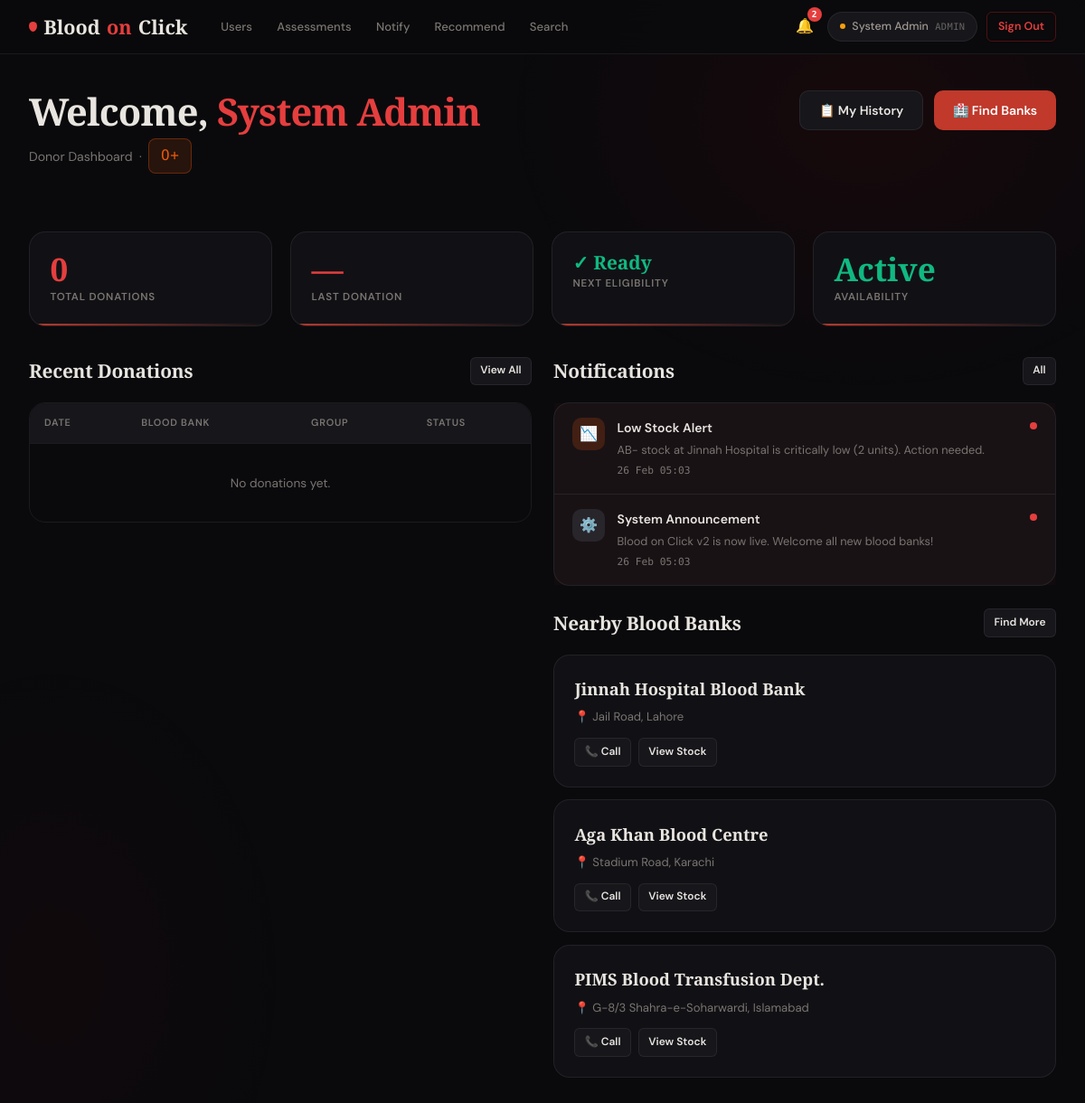
The page /donor/dashboard.php (signed in) on the database its author committed.
### tables this page shows
CREATE TABLE IF NOT EXISTS users (
    id            INT AUTO_INCREMENT PRIMARY KEY,
    full_name     VARCHAR(150)     NOT NULL,
    age           INT,
    gender        ENUM('Male','Female','Other'),
    blood_group   ENUM('A+','A-','B+','B-','AB+','AB-','O+','O-'),
    contact       VARCHAR(20),
    email         VARCHAR(200)     NOT NULL UNIQUE,
    password      VARCHAR(255)     NOT NULL,
    city          VARCHAR(100),
    latitude      DECIMAL(10,7)    DEFAULT NULL,
    longitude     DECIMAL(10,7)    DEFAULT NULL,
    last_donation_date DATE        DEFAULT NULL,
    role          ENUM('admin','donor','blood_bank','seeker') DEFAULT 'donor',
    is_available  TINYINT(1)       DEFAULT 1,
    profile_photo VARCHAR(255)     DEFAULT NULL,
    created_at    TIMESTAMP        DEFAULT CURRENT_TIMESTAMP,
    updated_at    TIMESTAMP        DEFAULT CURRENT_TIMESTAMP ON UPDATE CURRENT_TIMESTAMP
);

CREATE TABLE IF NOT EXISTS notifications (
    id          INT AUTO_INCREMENT PRIMARY KEY,
    user_id     INT             DEFAULT NULL,           
    sender_id   INT             DEFAULT NULL,
    title       VARCHAR(255)    NOT NULL,
    message     TEXT            NOT NULL,
    type        ENUM('info','urgent','stock_alert','donation_request','assessment','system') DEFAULT 'info',
    is_read     TINYINT(1)      DEFAULT 0,
    link        VARCHAR(500)    DEFAULT NULL,
    created_at  TIMESTAMP       DEFAULT CURRENT_TIMESTAMP,
    FOREIGN KEY (user_id)   REFERENCES users(id) ON DELETE CASCADE,
    FOREIGN KEY (sender_id) REFERENCES users(id) ON DELETE SET NULL
);

CREATE TABLE IF NOT EXISTS blood_banks (
    id            INT AUTO_INCREMENT PRIMARY KEY,
    user_id       INT              NOT NULL,           
    name          VARCHAR(200)     NOT NULL,
    address       TEXT             NOT NULL,
    city          VARCHAR(100)     NOT NULL,
    latitude      DECIMAL(10,7)    DEFAULT NULL,
    longitude     DECIMAL(10,7)    DEFAULT NULL,
    contact       VARCHAR(20),
    email         VARCHAR(200),
    license_no    VARCHAR(100),
    is_active     TINYINT(1)       DEFAULT 1,
    created_at    TIMESTAMP        DEFAULT CURRENT_TIMESTAMP,
    updated_at    TIMESTAMP        DEFAULT CURRENT_TIMESTAMP ON UPDATE CURRENT_TIMESTAMP,
    FOREIGN KEY (user_id) REFERENCES users(id) ON DELETE CASCADE
);

### donor/dashboard.php (the view, shortened to what this page needs)
<?php
require_once '../config/layout.php';
require_once '../config/auth.php';
$db  = getDB();
$uid = $_SESSION['user_id'];
$me = $db->prepare("SELECT * FROM users WHERE id=?"); $me->execute([$uid]); $me = $me->fetch();
$donations  = $db->prepare("SELECT d.*,bb.name AS bank_name FROM donations d LEFT JOIN blood_banks bb ON d.blood_bank_id=bb.id WHERE d.donor_id=? ORDER BY d.donation_date DESC LIMIT 5"); $donations->execute([$uid]); $donations=$donations->fetchAll();
$donCount   = $db->prepare("SELECT COUNT(*) FROM donations WHERE donor_id=? AND status='completed'"); $donCount->execute([$uid]); $donCount=$donCount->fetchColumn();
$nearbyBanks= $db->query("SELECT bb.*,u.city FROM blood_banks bb JOIN users u ON bb.user_id=u.id WHERE bb.is_active=1 LIMIT 3")->fetchAll();
$notifs     = $db->prepare("SELECT * FROM notifications WHERE (user_id=? OR user_id IS NULL) ORDER BY created_at DESC LIMIT 5"); $notifs->execute([$uid]); $notifs=$notifs->fetchAll();
?>
<div class="page animate-in">
  <div style="display:flex;justify-content:space-between;align-items:flex-start;flex-wrap:wrap;gap:1rem;margin-bottom:2rem;">
    <div>
      <h1 class="page-title">Welcome, <span><?= htmlspecialchars($me['full_name']) ?></span></h1>
      <p class="page-subtitle">Donor Dashboard &nbsp;·&nbsp; <?= bloodGroupBadge($me['blood_group'], true) ?></p>
    </div>
    <div style="display:flex;gap:.75rem;">
      <a href="/donor/history.php" class="btn btn-secondary">📋 My History</a>
      <a href="/search.php" class="btn btn-primary">🏥 Find Banks</a>
    </div>
  </div>
  <div class="grid-4 stagger" style="margin-bottom:2rem;">
    <div class="stat-card">
      <div class="stat-value"><?= $donCount ?></div>
      <div class="stat-label">Total Donations</div>
    </div>
    <div class="stat-card">
      <div class="stat-value"><?= $me['last_donation_date'] ? date('d M', strtotime($me['last_donation_date'])) : '—' ?></div>
      <div class="stat-label">Last Donation</div>
    </div>
    <div class="stat-card">
      <?php
      $nextDate = $me['last_donation_date'] ? date('Y-m-d', strtotime($me['last_donation_date'].' +90 days')) : null;
      $ready = !$nextDate || $nextDate <= date('Y-m-d');
      ?>
      <div class="stat-value" style="font-size:1.3rem;color:<?= $ready ? '#10b981' : '#f59e0b' ?>">
        <?= $ready ? '✓ Ready' : date('d M', strtotime($nextDate)) ?>
      </div>
      <div class="stat-label">Next Eligibility</div>
    </div>
    <div class="stat-card">
      <div class="stat-value" style="color:<?= $me['is_available'] ? '#10b981' : '#f87171' ?>">
        <?= $me['is_available'] ? 'Active' : 'Inactive' ?>
      </div>
      <div class="stat-label">Availability</div>
    </div>
  </div>
  <div class="grid-2" style="gap:1.5rem;">
    <div>
      <div class="section-header"><h2 class="section-title">Recent Donations</h2><a href="/donor/history.php" class="btn btn-secondary btn-sm">View All</a></div>
      <div class="table-wrapper">
        <table>
          <thead><tr><th>Date</th><th>Blood Bank</th><th>Group</th><th>Status</th></tr></thead>
          <tbody>
            <?php if(empty($donations)): ?>
              <tr><td colspan="4" class="text-center text-muted" style="padding:2rem">No donations yet.</td></tr>
            <?php else: foreach($donations as $d): ?>
            <tr>
              <td class="mono" style="font-size:.8rem;"><?= date('d M Y', strtotime($d['donation_date'])) ?></td>
              <td><?= htmlspecialchars($d['bank_name'] ?? '—') ?></td>
              <td><?= bloodGroupBadge($d['blood_group']) ?></td>
              <td><span class="status-badge status-<?= $d['status'] ?>"><?= ucfirst($d['status']) ?></span></td>
            </tr>
            <?php endforeach; endif; ?>
          </tbody>
        </table>
      </div>
    </div>
    <div>
      <div class="section-header"><h2 class="section-title">Notifications</h2><a href="/notifications.php" class="btn btn-secondary btn-sm">All</a></div>
      <div class="card card-sm" style="padding:0;">
        <div class="notif-list">
          <?php if(empty($notifs)): ?>
            <div class="empty-state"><div class="icon">🔔</div><p>No notifications.</p></div>
          <?php else: foreach($notifs as $n):
            $icons=['urgent'=>'🚨','stock_alert'=>'📉','assessment'=>'📋','info'=>'ℹ️','system'=>'⚙️','donation_request'=>'🩸'];
          ?>
            <div class="notif-item <?= !$n['is_read']?'unread':'' ?>">
              <div class="notif-icon type-<?= $n['type'] ?>"><?= $icons[$n['type']]??'🔔' ?></div>
              <div style="flex:1;min-width:0;">
                <div class="notif-title"><?= htmlspecialchars($n['title']) ?></div>
                <div class="notif-msg"><?= htmlspecialchars($n['message']) ?></div>
                <div class="notif-time"><?= date('d M H:i', strtotime($n['created_at'])) ?></div>
              </div>
              <?php if(!$n['is_read']): ?><div class="unread-dot"></div><?php endif; ?>
            </div>
          <?php endforeach; endif; ?>
        </div>
      </div>
      <div style="margin-top:1.5rem;">
        <div class="section-header"><h2 class="section-title">Nearby Blood Banks</h2><a href="/search.php" class="btn btn-secondary btn-sm">Find More</a></div>
        <?php foreach($nearbyBanks as $bb): ?>
        <div class="bank-card" style="margin-bottom:.85rem;">
          <div class="bank-name"><?= htmlspecialchars($bb['name']) ?></div>
          <div class="bank-addr">📍 <?= htmlspecialchars($bb['address']) ?></div>
          <div style="display:flex;gap:.5rem;margin-top:.5rem;">
            <a href="tel:<?= $bb['contact'] ?>" class="btn btn-secondary btn-sm">📞 Call</a>
            <a href="/search.php?bank=<?= $bb['id'] ?>" class="btn btn-secondary btn-sm">View Stock</a>
          </div>
        </div>
        <?php endforeach; ?>
      </div>
    </div>
  </div>
</div>
</body></html>

### config/auth.php (shortened to what this page needs)
<?php
function bloodGroupColor(string $bg): string {
    $map = [
        'O-'  => '#dc2626', 'O+'  => '#ea580c',
        'A-'  => '#7c3aed', 'A+'  => '#2563eb',
        'B-'  => '#059669', 'B+'  => '#0891b2',
        'AB-' => '#d97706', 'AB+' => '#be185d',
    ];
    return $map[$bg] ?? '#6b7280';
}
function bloodGroupBadge(string $bg, bool $large = false): string {
    $color = bloodGroupColor($bg);
    $size  = $large ? 'font-size:1rem;padding:.35rem .8rem;border-radius:8px;' : 'font-size:.7rem;padding:.15rem .5rem;border-radius:5px;';
    return "<span class='badge-blood' style='background:{$color}22;border-color:{$color}55;color:{$color};{$size}'>{$bg}</span>";
}

### rows shown on the page
users: full_name "System Admin", blood_group "O+"
notifications: type "📉", title "Low Stock Alert", message "AB- stock at Jinnah Hospital is critically low (2 units). Action needed.", created_at "26 Feb 05:03", is_read 0 (drawn)
notifications: type "⚙️", title "System Announcement", message "Blood on Click v2 is now live. Welcome all new blood banks!", created_at "26 Feb 05:03", is_read 0 (drawn)
blood_banks: name "Jinnah Hospital Blood Bank", address "Jail Road, Lahore"
blood_banks: name "Aga Khan Blood Centre", address "Stadium Road, Karachi"
blood_banks: name "PIMS Blood Transfusion Dept.", address "G-8/3 Shahra-e-Soharwardi, Islamabad"

### other values the page prints
$unread "2"
$name "System Admin"
$roleLabel "ADMIN"
$donCount "0"
